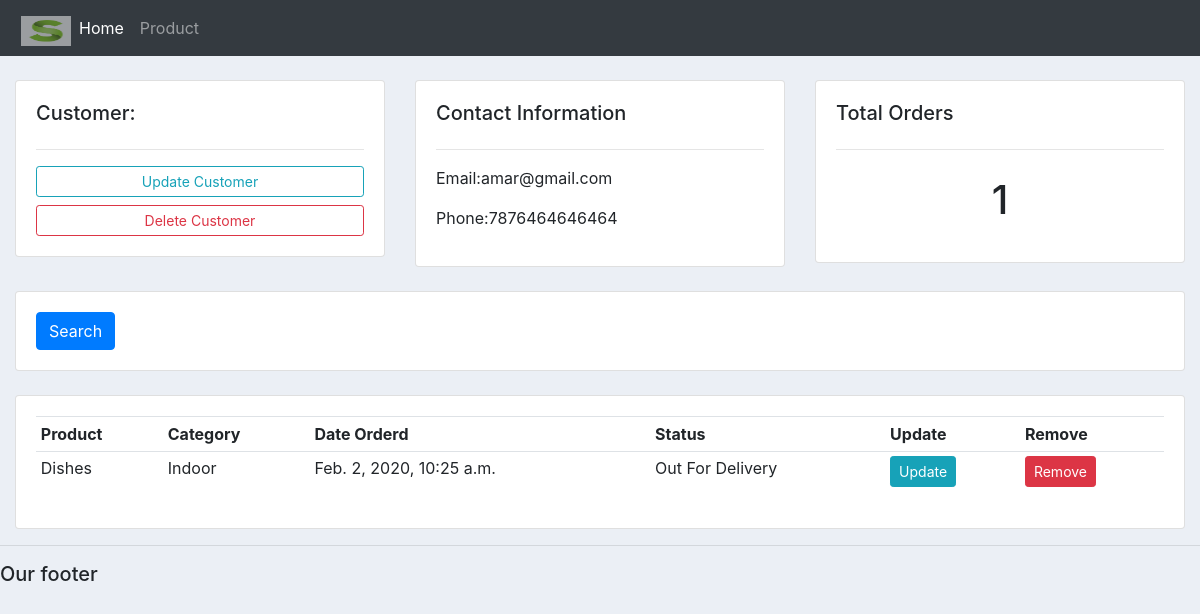
The page /customer/5/ on the database its author committed.
### accounts/models.py (models this page shows, shortened)
class Customers(models.Model):
    Name=models.CharField(max_length=200,null=True)
    phone=models.CharField(max_length=200,null=True)
    email=models.EmailField(unique=True)
    date_created = models.DateTimeField(auto_now_add=True,null=True)

class Order(models.Model):
    STATUS =    (
        ('Pending','Pending'),
        ('Out For Delivery', 'Out For Delivery'),
        ('Delivered','Delivered')
    )
    Customer=models.ForeignKey(Customers,null=True, on_delete=models.SET_NULL)
    Product=models.ForeignKey(Product,null=True, on_delete=models.SET_NULL)
    Date_created = models.DateTimeField(auto_now_add=True,null=True)
    status = models.CharField(max_length=200,null=True,choices= STATUS)

class Product(models.Model):
     CATEGORY =    (
        ('Indoor','Indoor'),
        ('Out door','Out door'),
     )
     Name = models.CharField(max_length=200,null=True)
     Price = models.FloatField(null=True)
     Category = models.CharField(max_length=200,null=True,choices=CATEGORY)
     Description = models.CharField(max_length=200,null=True,blank=True)
     Date_created = models.DateTimeField(auto_now_add=True,null=True)
     tags = models.ManyToManyField(Tag)
     def __str__(self):
        return self.Name

### accounts/views.py (the view)
# urls.py: path('customer/<str:pk>/',views.customer,name='customers'),
def customer(request,pk):
    customer=Customers.objects.get(id=pk)
    orders=customer.order_set.all()
    orders_count=orders.count()
    context={'customer':customer,'order':orders,'orders_count':orders_count}
    return render(request,'customer.html',context)

### accounts/templates/customer.html
{% extends 'main.html' %} {% block content %}
<br>
<div class="row">
    <div class="col-md">
        <div class="card card-body">
            <h5>Customer:</h5>
            <hr>
            <a class="btn btn-outline-info  btn-sm btn-block" href="{%url 'updateCustomer' customer.id%}">Update Customer</a>
            <a class="btn btn-outline-danger  btn-sm btn-block" href="">Delete Customer</a>
        </div>
    </div>
    <div class="col-md">
        <div class="card card-body">
            <h5>Contact Information</h5>
            <hr>
            <p>Email:{{customer.email}} </p>
            <p>Phone:{{customer.phone}} </p>
        </div>
    </div>
    <div class="col-md">
        <div class="card card-body">
            <h5>Total Orders</h5>
            <hr>
            <h1 style="text-align: center;padding: 10px">{{orders_count}}</h1>
        </div>
    </div>
</div>
<br>
<div class="row">
    <div class="col">
        <div class="card card-body">
            <form method="get">
                <button class="btn btn-primary" type="submit">Search</button>
            </form>
        </div>
    </div>
</div>
<br>
<div class="row">
    <div class="col-md">
        <div class="card card-body">
            <table class="table table-sm">
                <tr>
                    <th>Product</th>
                    <th>Category</th>
                    <th>Date Orderd</th>
                    <th>Status</th>
                    <th>Update</th>
                    <th>Remove</th>
                </tr>
                {% for order in order %}
                <tr>
                    <td>{{order.Product}}</td>
                    <td>{{order.Product.Category}}</td>
                    <td>{{order.Date_created}}</td>
                    <td>{{order.status}}</td>
                    <th>
                        <a class="btn btn-sm btn-info" href="{%url 'UpdateOrder' order.id%}">Update</a>
                    </th>
                    <th><a class="btn btn-sm btn-danger" href="{%url 'deleteOrder' order.id%}">Remove</a></th>
                </tr>
                {% endfor %}
            </table>
        </div>
    </div>
</div>
{% endblock %}

### accounts/static/css/main.css (style rules this page uses)
body { background-color: #ebeff5; }

### rows shown on the page
Customers: email "amar@gmail.com", phone "7876464646464"
Order: Product "Dishes", Product.Category "Indoor", Date_created "Feb. 2, 2020, 10:25 a.m.", status "Out For Delivery"

### other values the page prints
{{ orders_count }} "1"
